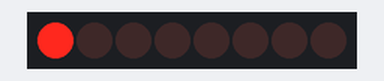
Bench run of a sketch on a simulated Arduino Uno, built with avr-gcc and run on an emulated ATmega328P. Parts: 8 shift-register outputs drawn as a row of LEDs (first output left, lit = HIGH). Wiring (inferred from the names in the program): shift register (74HC595): data pin 8; shift clock pin 10; latch pin 9. Wiring (inferred from the signals the program sends): row of LEDs: on Q0, Q1, Q2, Q3, Q4, Q5, Q6, Q7.

Above: at 0.2 s.
At 1.2 s:
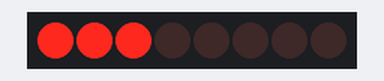
At 1.7 s:
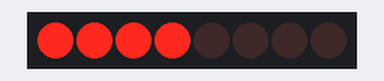
At 3.2 s:
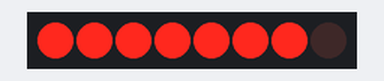
At 5.7 s:
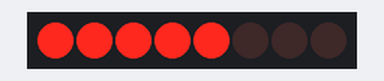
At 7.7 s:
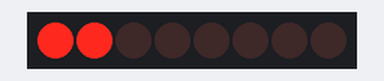
Timing chart, 0 to 8.1 s (numbered marks = the images above):
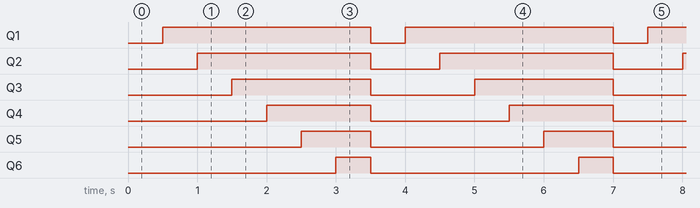

The sketch:

shift-register.ino
```cpp
//bitSet(Val, Posizione)
//Val, dichiarata come bit
//Setta a livello logico alto uno dei bit

int SER = 8;
int Rclk = 9;
int SRclk = 10;
byte dato = 0;

void setup(){
  pinMode(SER, OUTPUT);
  pinMode(Rclk, OUTPUT);
  pinMode(SRclk, OUTPUT);
}

void loop(){
  dato = 0;
  ShiftRegister();
  for(int k = 0; k < 7; k++){
    bitSet(dato, k);
    ShiftRegister();
    delay(500);
  }
}

void ShiftRegister(){
  digitalWrite(Rclk, LOW);
  shiftOut(SER, SRclk, MSBFIRST, dato);
  digitalWrite(Rclk, HIGH);
}
```

Measured:
- by itself, Q1: alternates HIGH for 3.0 s and LOW for 0.50 s
- by itself, Q2: alternates HIGH for 2.5 s and LOW for 1.0 s
- by itself, Q3: alternates HIGH for 2.0 s and LOW for 1.5 s
- by itself, Q4: alternates HIGH for 1.5 s and LOW for 2.0 s
- by itself, Q5: alternates HIGH for 1.0 s and LOW for 2.5 s
- by itself, Q6: alternates HIGH for 0.50 s and LOW for 3.0 s
